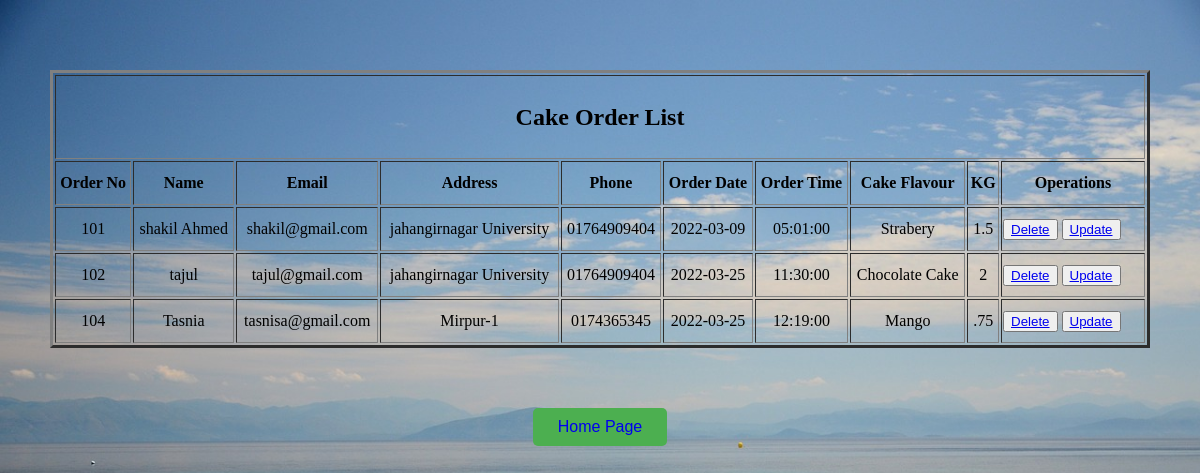
Screenshot of /order/disp.php with the database file from the repository.
### tables this page shows
CREATE TABLE IF NOT EXISTS `cake_order` (
  `Order_No` int(20) NOT NULL,
  `Name` varchar(40) DEFAULT NULL,
  `Email` varchar(40) NOT NULL,
  `Address` varchar(50) NOT NULL,
  `Phone` varchar(20) NOT NULL,
  `Order_Date` date NOT NULL,
  `Order_Time` time NOT NULL,
  `Cake_Flavour` varchar(30) NOT NULL,
  `kg` varchar(15) NOT NULL
);

### order/disp.php (the view, shortened to what this page needs)
<!DOCTYPE html>
<html>
	<head>
	</head>
	<body bgcolor="lightblue">
	<table align="center" class="table2" border="3px solid black" style="width:1100px; line-height:40px;">
	<tr>
		<th colspan="10"><h2>Cake Order List</h2></th>
		</tr>
			  <th> Order No </th>
			  <th> Name </th>
			  <th> Email </th>
			  <th> Address </th>
        <th> Phone </th>
        <th> Order Date </th>
        <th>Order Time</th>
        <th>Cake Flavour</th>
        <th>KG</th>
        <th>Operations</th>
		<?php
    include 'connection.php';
    $sql = "select * from cake_order ";
    $query = mysqli_query($conn, $sql);
     while($row1=mysqli_fetch_array($query))
		{
		?>
		<tr> <td class="tdr"><?php echo $row1['Order_No']; ?></td>
		<td class="tdr"><?php echo $row1['Name']; ?></td>
		<td class="tdr"><?php echo $row1['Email']; ?></td>
		<td class="tdr"><?php echo $row1['Address']; ?></td>
    <td class="tdr"><?php echo $row1['Phone']; ?></td>
    <td class="tdr"><?php echo $row1['Order_Date']; ?></td>
    <td class="tdr"><?php echo $row1['Order_Time']; ?></td>
    <td class="tdr"><?php echo $row1['Cake_Flavour']; ?></td>
    <td class="tdr"><?php echo $row1['kg']; ?></td>
    <td style="width: 140px;">
                                <button><a href="Delete.php?Order_No=<?php echo $row1["Order_No"]; ?>">Delete</a></button>
                                <button>
                                <a href="Update.php?Order_No=<?php echo $row1["Order_No"]; ?>">Update</a>
                                </button>
                            </td>
		</tr>
	<?php
               }
          ?>
	</table>
  <center>
 <button class="button" > <a href="../dashboard/home.php" style="text-decoration: none;">Home Page</a> </button>
              </center>
</body>
	</html>

### order/disp.php (style rules this page uses)
body { background-image: url(../images/sea2.jpg); background-repeat: no-repeat; background-size: cover; }
.tdr { text-align:center; }
.button { background-color: #4CAF50; border: none; color: white; padding: 10px 25px; text-align: center; margin-top: 60px; border-radius: 5px; text-decoration: none; display: inline-block; font-size: 16px; }
.table2 { margin-top: 70px; }

### rows the page displays
cake_order: Order_No "101", Name "shakil Ahmed", Email "shakil@gmail.com", Address "jahangirnagar University", Phone "01764909404", Order_Date "2022-03-09", Order_Time "05:01:00", Cake_Flavour "Strabery", kg "1.5"
cake_order: Order_No "102", Name "tajul", Email "tajul@gmail.com", Address "jahangirnagar University", Phone "01764909404", Order_Date "2022-03-25", Order_Time "11:30:00", Cake_Flavour "Chocolate Cake", kg "2"
cake_order: Order_No "104", Name "Tasnia", Email "tasnisa@gmail.com", Address "Mirpur-1", Phone "0174365345", Order_Date "2022-03-25", Order_Time "12:19:00", Cake_Flavour "Mango", kg ".75"
